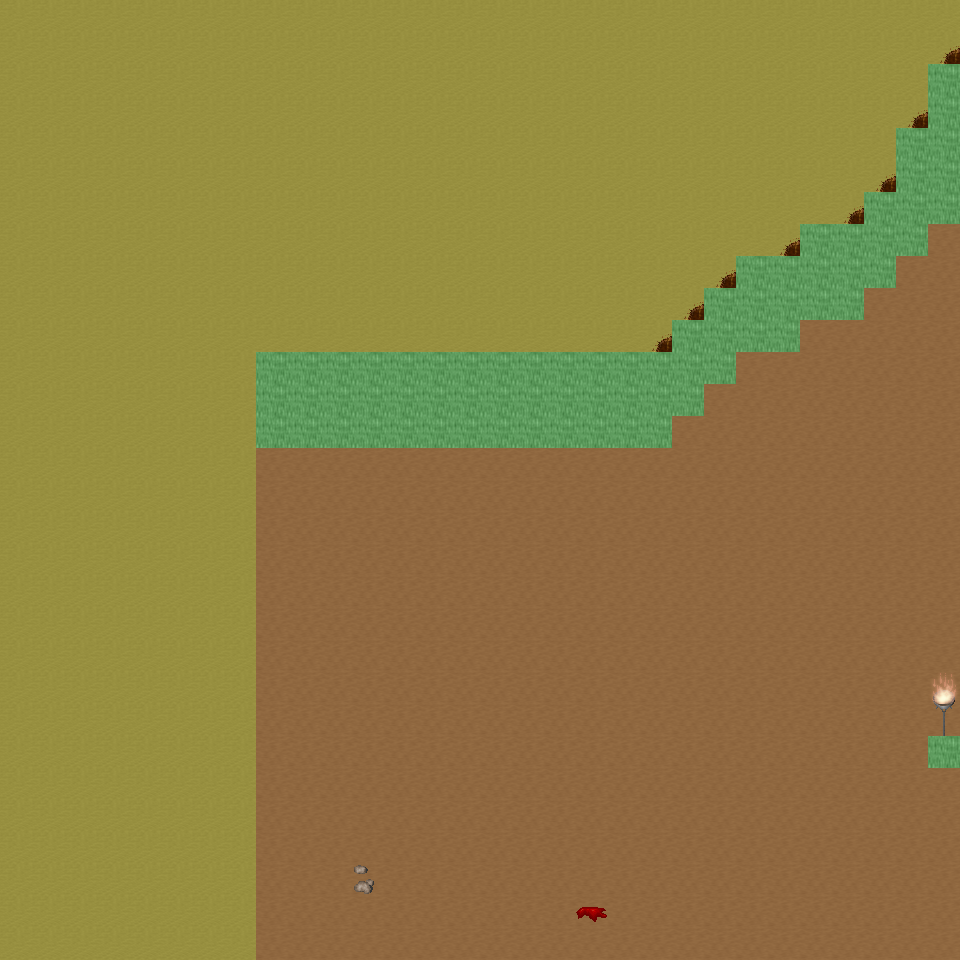

Tiled map render using the project's own tile images. Description and the map definition, with tile-layer contents summarised, below:
An orthogonal 30x30 tile map with 32x32 px tiles, 6 tile layers (Ground, Object, Object2, Above, ...), 31 tilesets and 3 objects (3x mapExit).

<map version="1.0" orientation="orthogonal" renderorder="right-down" width="30" height="30" tilewidth="32" tileheight="32" nextobjectid="4">
  <tileset firstgid="1" name="tileset_ground_ground" tilewidth="32" tileheight="32" tilecount="33" columns="3">
    <image source="../drawable/tileset_ground_ground.png" width="96" height="352" />
  </tileset>
  <tileset firstgid="34" name="tileset_ground_ridge_earth_dark" tilewidth="32" tileheight="32" tilecount="96" columns="12">
    <image source="../drawable/tileset_ground_ridge_earth_dark.png" width="384" height="256" />
  </tileset>
  <tileset firstgid="130" name="tileset_furniture_light_iron_lamp" tilewidth="32" tileheight="32" tilecount="3" columns="1">
    <image source="../drawable/tileset_furniture_light_iron_lamp.png" width="32" height="96" />
  </tileset>
  <tileset firstgid="133" name="tileset_furniture_light_dark_torch" tilewidth="32" tileheight="32" tilecount="8" columns="2">
    <image source="../drawable/tileset_furniture_light_dark_torch.png" width="64" height="128" />
  </tileset>
  <tileset firstgid="141" name="tileset_furniture_light_flames" tilewidth="32" tileheight="32" tilecount="6" columns="6">
    <image source="../drawable/tileset_furniture_light_flames.png" width="192" height="32" />
  </tileset>
  <tileset firstgid="147" name="tileset_item_corpse_skeleton" tilewidth="32" tileheight="32" tilecount="4" columns="2">
    <image source="../drawable/tileset_item_corpse_skeleton.png" width="64" height="64" />
  </tileset>
  <tileset firstgid="151" name="tileset_item_blood_floor_stains_2" tilewidth="32" tileheight="32" tilecount="4" columns="2">
    <image source="../drawable/tileset_item_blood_floor_stains_2.png" width="64" height="64" />
  </tileset>
  <tileset firstgid="155" name="tileset_item_chest_large" tilewidth="32" tileheight="32" tilecount="8" columns="4">
    <image source="../drawable/tileset_item_chest_large.png" width="128" height="64" />
  </tileset>
  <tileset firstgid="163" name="tileset_item_armor_sword_rack" tilewidth="32" tileheight="32" tilecount="4" columns="2">
    <image source="../drawable/tileset_item_armor_sword_rack.png" width="64" height="64" />
  </tileset>
  <tileset firstgid="167" name="tileset_item_armor_weapons_rack" tilewidth="32" tileheight="32" tilecount="18" columns="9">
    <image source="../drawable/tileset_item_armor_weapons_rack.png" width="288" height="64" />
  </tileset>
  <tileset firstgid="185" name="tileset_item_pot_barrel_tall" tilewidth="32" tileheight="32" tilecount="2" columns="1">
    <image source="../drawable/tileset_item_pot_barrel_tall.png" width="32" height="64" />
  </tileset>
  <tileset firstgid="187" name="tileset_item_pot_pot_tall" tilewidth="32" tileheight="32" tilecount="2" columns="1">
    <image source="../drawable/tileset_item_pot_pot_tall.png" width="32" height="64" />
  </tileset>
  <tileset firstgid="189" name="tileset_ground_rock_pebbles" tilewidth="32" tileheight="32" tilecount="3" columns="1">
    <image source="../drawable/tileset_ground_rock_pebbles.png" width="32" height="96" />
  </tileset>
  <tileset firstgid="192" name="tileset_item_corpse_skull_dark" tilewidth="32" tileheight="32" tilecount="2" columns="2">
    <image source="../drawable/tileset_item_corpse_skull_dark.png" width="64" height="32" />
  </tileset>
  <tileset firstgid="194" name="tileset_ground_ladder_horizontal_dark" tilewidth="32" tileheight="32" tilecount="3" columns="1">
    <image source="../drawable/tileset_ground_ladder_horizontal_dark.png" width="32" height="96" />
  </tileset>
  <tileset firstgid="197" name="tileset_ground_fire_fire" tilewidth="32" tileheight="32" tilecount="27" columns="3">
    <image source="../drawable/tileset_ground_fire_fire.png" width="96" height="288" />
  </tileset>
  <tileset firstgid="224" name="tileset_ground_cobbled_paving" tilewidth="32" tileheight="32" tilecount="1" columns="1">
    <image source="../drawable/tileset_ground_cobbled_paving.png" width="32" height="32" />
  </tileset>
  <tileset firstgid="225" name="tileset_plant_stump_int_small_stump" tilewidth="32" tileheight="32" tilecount="1" columns="1">
    <image source="../drawable/tileset_plant_stump_int_small_stump.png" width="32" height="32" />
  </tileset>
  <tileset firstgid="226" name="tileset_furniture_table_tree_stump_table" tilewidth="32" tileheight="32" tilecount="4" columns="2">
    <image source="../drawable/tileset_furniture_table_tree_stump_table.png" width="64" height="64" />
  </tileset>
  <tileset firstgid="230" name="tileset_logic_collision" tilewidth="32" tileheight="32" tilecount="1" columns="1">
    <image source="../drawable/tileset_logic_collision.png" width="32" height="32" />
  </tileset>
  <tileset firstgid="231" name="tileset_ground_ladder_vertical_dark" tilewidth="32" tileheight="32" tilecount="3" columns="3">
    <image source="../drawable/tileset_ground_ladder_vertical_dark.png" width="96" height="32" />
  </tileset>
  <tileset firstgid="234" name="tileset_logic_creature_animal" tilewidth="32" tileheight="32" tilecount="32" columns="8">
    <image source="../drawable/tileset_logic_creature_animal.png" width="256" height="128" />
  </tileset>
  <tileset firstgid="266" name="tileset_logic_creature_human_barbarian" tilewidth="32" tileheight="32" tilecount="7" columns="7">
    <image source="../drawable/tileset_logic_creature_human_barbarian.png" width="224" height="32" />
  </tileset>
  <tileset firstgid="273" name="tileset_ground_ladder_steps" tilewidth="32" tileheight="32" tilecount="6" columns="3">
    <image source="../drawable/tileset_ground_ladder_steps.png" width="96" height="64" />
  </tileset>
  <tileset firstgid="279" name="tileset_logic_portal" tilewidth="32" tileheight="32" tilecount="24" columns="8">
    <image source="../drawable/tileset_logic_portal.png" width="256" height="96" />
  </tileset>
  <tileset firstgid="303" name="tileset_ground_earth_edges_yellowgreen" tilewidth="32" tileheight="32" tilecount="15" columns="5">
    <image source="../drawable/tileset_ground_earth_edges_yellowgreen.png" width="160" height="96" />
  </tileset>
  <tileset firstgid="318" name="tileset_plant_grasses" tilewidth="32" tileheight="32" tilecount="6" columns="3">
    <image source="../drawable/tileset_plant_grasses.png" width="96" height="64" />
  </tileset>
  <tileset firstgid="324" name="tileset_light_yellow_light_5x5" tilewidth="32" tileheight="32" tilecount="25" columns="5">
    <image source="../drawable/tileset_light_yellow_light_5x5.png" width="160" height="160" />
  </tileset>
  <tileset firstgid="349" name="tileset_light_dim_yellow_light_7x5" tilewidth="32" tileheight="32" tilecount="35" columns="7">
    <image source="../drawable/tileset_light_dim_yellow_light_7x5.png" width="224" height="160" />
  </tileset>
  <tileset firstgid="384" name="tileset_item_firewood" tilewidth="32" tileheight="32" tilecount="12" columns="3">
    <image source="../drawable/tileset_item_firewood.png" width="96" height="128" />
  </tileset>
  <tileset firstgid="396" name="tileset_logic_creature_insect" tilewidth="32" tileheight="32" tilecount="5" columns="5">
    <image source="../drawable/tileset_logic_creature_insect.png" width="160" height="32" />
  </tileset>
  <layer name="Ground" width="30" height="30">
    <data>[900 cells, 900 non-empty, 3 distinct tile ids]</data>
  </layer>
  <layer name="Object" width="30" height="30">
    <data>[900 cells, 78 non-empty, 15 distinct tile ids]</data>
  </layer>
  <layer name="Object2" width="30" height="30">
    <data>[900 cells, 4 non-empty, 2 distinct tile ids]</data>
  </layer>
  <layer name="Above" width="30" height="30">
    <data>[900 cells, 2 non-empty, 2 distinct tile ids]</data>
  </layer>
  <layer name="Above2" width="30" height="30">
    <data>[900 cells, 1 non-empty, 1 distinct tile ids]</data>
  </layer>
  <layer name="Walkable" width="30" height="30">
    <data>[900 cells, 70 non-empty, 1 distinct tile ids]</data>
  </layer>
  <objectgroup name="MapEvents">
    <object id="1" name="north" type="mapExit" x="0" y="0" width="960" height="32">
      <properties>
        <property name="map" value="level_0_x208_y8" />
        <property name="x" value="0" />
        <property name="y" value="28" />
      </properties>
    </object>
    <object id="2" name="south" type="mapExit" x="0" y="928" width="960" height="32">
      <properties>
        <property name="map" value="level_0_x208_y10" />
        <property name="x" value="0" />
        <property name="y" value="1" />
      </properties>
    </object>
    <object id="3" name="west" type="mapExit" x="0" y="0" width="32" height="960">
      <properties>
        <property name="map" value="level_0_x207_y9" />
        <property name="x" value="28" />
        <property name="y" value="0" />
      </properties>
    </object>
  </objectgroup>
</map>
